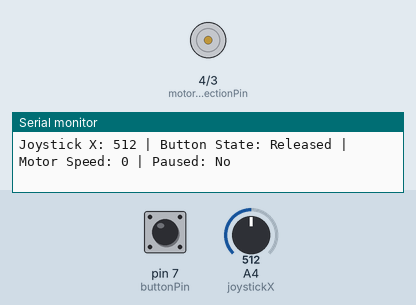
Simulated run of this sketch. Board: Arduino Uno, built with avr-gcc and run on an emulated ATmega328P. Shown: direction and speed pins drawn as motors (green arrow = direction pin HIGH = forward, orange = LOW = backward, longer = more drive), the last lines printed to the serial monitor. Inputs (shaded band) come from the test bench; at power-on: A4 (joystickX) = 512, pin 7 (buttonPin) HIGH.

Above: at 1.2 s.
1.3 s: A4 (joystickX) set to 523
2.8 s: A4 (joystickX) set to 900
At 3.5 s:
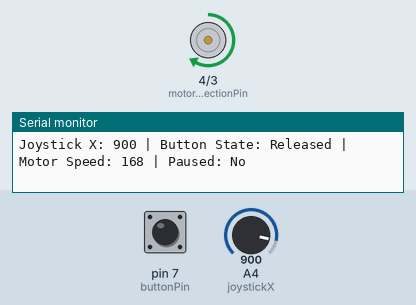
4.3 s: A4 (joystickX) set to 1023
At 4.9 s:
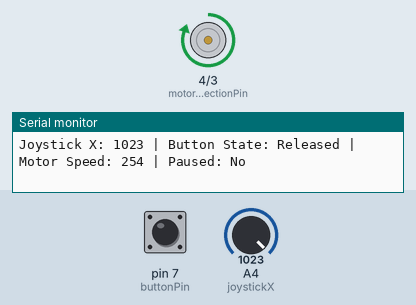
5.8 s: pin 7 (buttonPin) pulled LOW for 3.2 s
At 6.7 s:
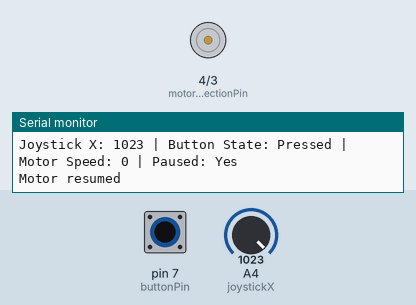
10.5 s: A4 (joystickX) set to 716
At 11.4 s:
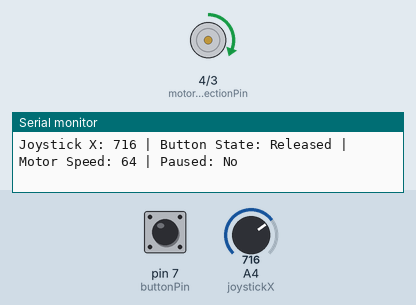
12.0 s: pin 7 (buttonPin) pulled LOW for 0.15 s
At 12.7 s:
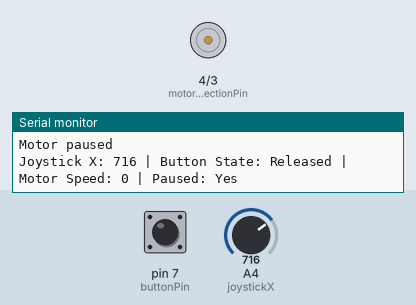
Timing chart, 0 to 15.0 s (numbered marks = the images above; inputs shaded):
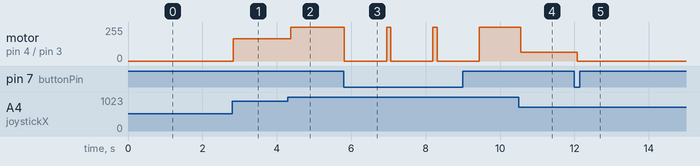

The sketch:

nothertest.ino
```cpp
int pwmPin = 3; // PWM pin connected to motor controller
int joystickX = A4; // Joystick X-axis connected to A4
int buttonPin = 7; // Joystick button connected to pin 7
int motorSpeed = 0; // Variable to store motor speed
float exponent = 1.5; // Exponent for curve adjustment
bool paused = false; // Pause state
int motorDirectionPin = 4; // Additional pin to control motor direction, if required by your motor controller

void setup() {
  pinMode(pwmPin, OUTPUT);
  pinMode(motorDirectionPin, OUTPUT); // Setup the motor direction control pin
  pinMode(buttonPin, INPUT_PULLUP); // Set button pin as input with internal pull-up resistor
  Serial.begin(9600); // Initialize serial communication at 9600 bps
  Serial.println("Starting system..."); // Initial message on serial monitor
}

void loop() {
  int xValue = analogRead(joystickX); // Read the joystick X-axis
  int buttonState = digitalRead(buttonPin); // Read the button state

  // Report joystick X-axis and button state
  Serial.print("Joystick X: ");
  Serial.print(xValue);
  Serial.print(" | Button State: ");
  Serial.print(buttonState == HIGH ? "Released" : "Pressed");
  Serial.print(" | Motor Speed: ");
  Serial.print(motorSpeed);
  Serial.print(" | Paused: ");
  Serial.println(paused ? "Yes" : "No");

  // Check button state
  if (buttonState == LOW) { // Button is pressed
    if (!paused) {
      paused = true; // Toggle pause state
      motorSpeed = 0; // Reset motor speed to 0
      analogWrite(pwmPin, 0); // Immediately stop motor
      Serial.println("Motor paused");
      delay(500); // Debounce delay
    } else {
      paused = false; // Resume operation
      Serial.println("Motor resumed");
      delay(500); // Debounce delay
    }
  }

  if (!paused) {
    // Convert joystick range from (0-1023) to (-512 to 511)
    int adjustedValue = xValue - 512;

    // Apply exponential curve for finer control
    float expValue = pow(adjustedValue / 512.0, exponent);

    // Determine direction based on sign of joystick value
    if (adjustedValue > 10) {
      digitalWrite(motorDirectionPin, HIGH); // Forward direction
      motorSpeed = (int)(expValue * 255);
    } else if (adjustedValue < -10) {
      digitalWrite(motorDirectionPin, LOW); // Reverse direction
      motorSpeed = (int)(-expValue * 255);
    } else {
      motorSpeed = 0; // Stop motor if within dead zone
    }
    analogWrite(pwmPin, abs(motorSpeed)); // Apply absolute speed value to PWM
  }

  delay(100);
}
```

Measured:
- after the input at 2.8 s, motor on pin 4 (motorDirectionPin) / pin 3 (pwmPin): stopped → forward 168/255 at once
- after the input at 4.3 s, motor on pin 4 (motorDirectionPin) / pin 3 (pwmPin): forward 168/255 → forward 254/255 after 0.07 s
- after the input at 5.8 s, motor on pin 4 (motorDirectionPin) / pin 3 (pwmPin): alternates forward 254/255 for 0.11 s and stopped for 1.1 s, starting at once
- after the input at 10.5 s, motor on pin 4 (motorDirectionPin) / pin 3 (pwmPin): forward 254/255 → forward 64/255 after 0.05 s
- after the input at 12.0 s, motor on pin 4 (motorDirectionPin) / pin 3 (pwmPin): forward 64/255 → stopped after 0.08 s
